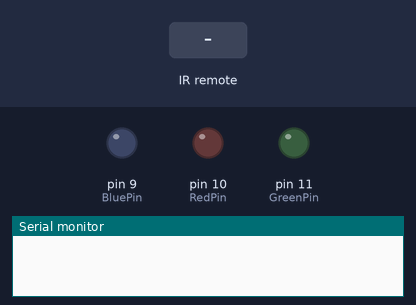
A sketch run on a simulated Arduino Uno, built with avr-gcc and run on an emulated ATmega328P. Shown: output pins drawn as LEDs (lit = HIGH), the last lines printed to the serial monitor. Inputs (shaded band) come from the test bench.

Above: at 1.2 s.
1.3 s: infrared code 0xFF906F received
At 1.6 s:
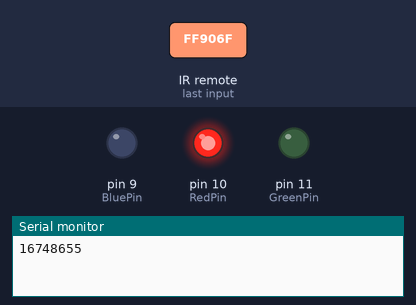
2.8 s: infrared code 0xFF10EF received
At 4.0 s:
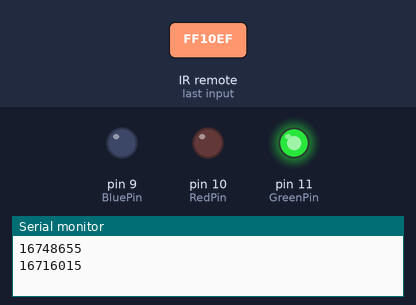
4.3 s: infrared code 0xFF50AF received
At 5.1 s:
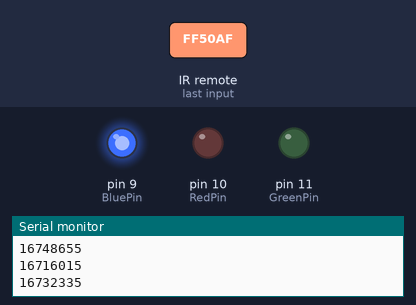
5.8 s: infrared code 0xFFD02F received
At 6.3 s:
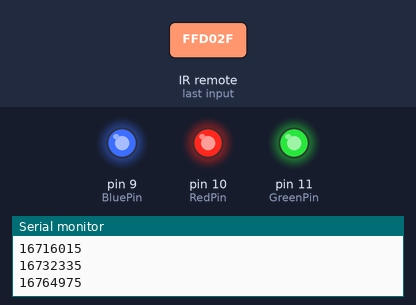
Timing chart, 0 to 8.3 s (numbered marks = the images above; inputs shaded):
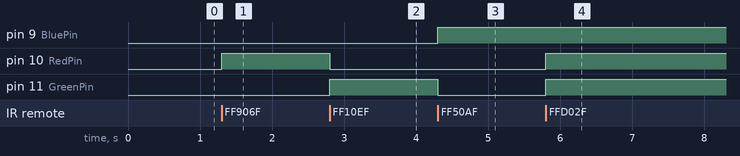

The sketch:

strip_ir_colors.ino
```cpp
int RedPin = 10;      //Arduino driving pin for Red
int GreenPin = 11;    //Arduino driving pin for Green
int BluePin = 9;      //Arduino driving pin for Blue


#include <IRremote.h>

int RECV_PIN = 4; //IR Receiving pin on the driver shield

IRrecv irrecv(RECV_PIN);

decode_results results;

void setColor(int red, int green, int blue)
{
  analogWrite(RedPin, red);
  analogWrite(GreenPin, green);
  analogWrite(BluePin, blue);

}

void setup()
{
  Serial.begin(9600);
  irrecv.enableIRIn(); // Start the receiver
}

void loop() {
  if (irrecv.decode(&results)) {
    Serial.println(results.value);
    irrecv.resume(); // Receive the next value

    switch (results.value) {
    	case 16769055: //on\
    	setColor(255,255,255);
    	break;

    	case 16736415: //off
    	setColor(0,0,0);
    	break;

    	case 16748655: //r
    	setColor(255,0,0);
    	break;

    	case 16716015: //g
    	setColor(0,255,0);
    	break;

    	case 16732335: //b
    	setColor(0,0,255);
    	break;

    	case 16764975: //w
    	setColor(255,255,255);
    	break;

    }

  }
}
```

Measured:
- after the input at 1.3 s, pin 10 (RedPin): LOW → HIGH at once
- after the input at 2.8 s, pin 10 (RedPin): HIGH → LOW at once; pin 11 (GreenPin): LOW → HIGH at once
- after the input at 4.3 s, pin 9 (BluePin): LOW → HIGH at once; pin 11 (GreenPin): HIGH → LOW at once
- after the input at 5.8 s, pin 10 (RedPin), pin 11 (GreenPin): LOW → HIGH at once
